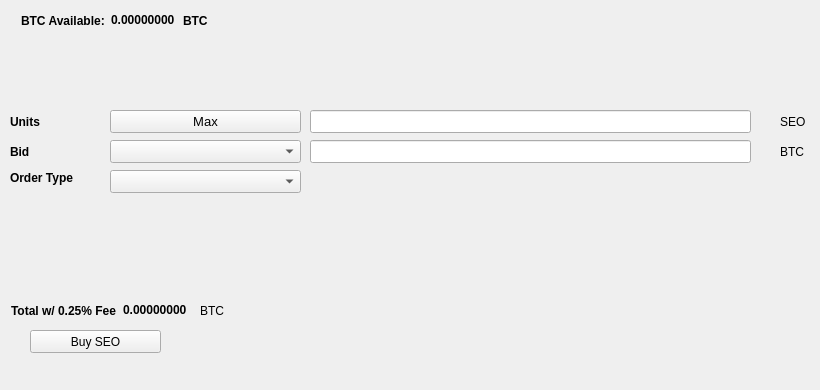
   <widget class="QWidget" name="BuyTab">
    <attribute name="title">
     <string>Buy</string>
    </attribute>
    <widget class="QPushButton" name="BuySEO">
     <property name="geometry">
      <rect>
       <x>30</x>
       <y>330</y>
       <width>131</width>
       <height>23</height>
      </rect>
     </property>
     <property name="text">
      <string>Buy SEO</string>
     </property>
     <property name="icon">
      <iconset resource="../seocoin.qrc">
       <normaloff>:/icons/bitcoin</normaloff>:/icons/bitcoin</iconset>
     </property>
    </widget>
    <widget class="QLabel" name="label_3">
     <property name="geometry">
      <rect>
       <x>10</x>
       <y>110</y>
       <width>46</width>
       <height>23</height>
      </rect>
     </property>
     <property name="font">
      <font>
       <weight>75</weight>
       <bold>true</bold>
      </font>
     </property>
     <property name="text">
      <string>Units</string>
     </property>
    </widget>
    <widget class="QLineEdit" name="UnitsInput">
     <property name="geometry">
      <rect>
       <x>310</x>
       <y>110</y>
       <width>441</width>
       <height>23</height>
      </rect>
     </property>
     <property name="font">
      <font>
       <pointsize>9</pointsize>
       <weight>75</weight>
       <bold>true</bold>
      </font>
     </property>
    </widget>
    <widget class="QLineEdit" name="BuyBidPriceEdit">
     <property name="geometry">
      <rect>
       <x>310</x>
       <y>140</y>
       <width>441</width>
       <height>23</height>
      </rect>
     </property>
     <property name="font">
      <font>
       <pointsize>9</pointsize>
       <weight>75</weight>
       <bold>true</bold>
      </font>
     </property>
    </widget>
    <widget class="QLabel" name="label_4">
     <property name="geometry">
      <rect>
       <x>780</x>
       <y>110</y>
       <width>31</width>
       <height>23</height>
      </rect>
     </property>
     <property name="text">
      <string>SEO</string>
     </property>
    </widget>
    <widget class="QLabel" name="label_5">
     <property name="geometry">
      <rect>
       <x>780</x>
       <y>140</y>
       <width>31</width>
       <height>23</height>
      </rect>
     </property>
     <property name="text">
      <string>BTC</string>
     </property>
    </widget>
    <widget class="QLabel" name="label_6">
     <property name="geometry">
      <rect>
       <x>10</x>
       <y>140</y>
       <width>46</width>
       <height>23</height>
      </rect>
     </property>
     <property name="font">
      <font>
       <weight>75</weight>
       <bold>true</bold>
      </font>
     </property>
     <property name="text">
      <string>Bid</string>
     </property>
    </widget>
    <widget class="QLabel" name="label_7">
     <property name="geometry">
      <rect>
       <x>10</x>
       <y>170</y>
       <width>91</width>
       <height>16</height>
      </rect>
     </property>
     <property name="font">
      <font>
       <weight>75</weight>
       <bold>true</bold>
      </font>
     </property>
     <property name="text">
      <string>Order Type</string>
     </property>
    </widget>
    <widget class="QPushButton" name="Buy_Max_Amount">
     <property name="geometry">
      <rect>
       <x>110</x>
       <y>110</y>
       <width>191</width>
       <height>23</height>
      </rect>
     </property>
     <property name="font">
      <font>
       <pointsize>10</pointsize>
      </font>
     </property>
     <property name="text">
      <string>Max</string>
     </property>
    </widget>
    <widget class="QComboBox" name="BuyBidcomboBox">
     <property name="geometry">
      <rect>
       <x>110</x>
       <y>140</y>
       <width>191</width>
       <height>23</height>
      </rect>
     </property>
     <property name="font">
      <font>
       <pointsize>10</pointsize>
      </font>
     </property>
    </widget>
    <widget class="QComboBox" name="buyOrdertypeCombo">
     <property name="geometry">
      <rect>
       <x>110</x>
       <y>170</y>
       <width>191</width>
       <height>23</height>
      </rect>
     </property>
     <property name="font">
      <font>
       <pointsize>10</pointsize>
      </font>
     </property>
    </widget>
    <widget class="QWidget" name="layoutWidget1">
     <property name="geometry">
      <rect>
       <x>21</x>
       <y>11</y>
       <width>227</width>
       <height>19</height>
      </rect>
     </property>
     <layout class="QHBoxLayout" name="horizontalLayout_3">
      <item>
       <widget class="QLabel" name="label232">
        <property name="font">
         <font>
          <weight>75</weight>
          <bold>true</bold>
         </font>
        </property>
        <property name="text">
         <string>BTC Available:</string>
        </property>
       </widget>
      </item>
      <item>
       <widget class="QLabel" name="BtcAvailableLbl">
        <property name="palette">
         <palette>
          <active>
           <colorrole role="WindowText">
            <brush brushstyle="SolidPattern">
             <color alpha="255">
              <red>0</red>
              <green>0</green>
              <blue>0</blue>
             </color>
            </brush>
           </colorrole>
           <colorrole role="Button">
            <brush brushstyle="SolidPattern">
             <color alpha="255">
              <red>0</red>
              <green>170</green>
              <blue>0</blue>
             </color>
            </brush>
           </colorrole>
           <colorrole role="Light">
            <brush brushstyle="SolidPattern">
             <color alpha="255">
              <red>0</red>
              <green>255</green>
              <blue>0</blue>
             </color>
            </brush>
           </colorrole>
           <colorrole role="Midlight">
            <brush brushstyle="SolidPattern">
             <color alpha="255">
              <red>0</red>
              <green>212</green>
              <blue>0</blue>
             </color>
            </brush>
           </colorrole>
           <colorrole role="Dark">
            <brush brushstyle="SolidPattern">
             <color alpha="255">
              <red>0</red>
              <green>85</green>
              <blue>0</blue>
             </color>
            </brush>
           </colorrole>
           <colorrole role="Mid">
            <brush brushstyle="SolidPattern">
             <color alpha="255">
              <red>0</red>
              <green>113</green>
              <blue>0</blue>
             </color>
            </brush>
           </colorrole>
           <colorrole role="Text">
            <brush brushstyle="SolidPattern">
             <color alpha="255">
              <red>0</red>
              <green>170</green>
              <blue>0</blue>
             </color>
            </brush>
           </colorrole>
           <colorrole role="BrightText">
            <brush brushstyle="SolidPattern">
             <color alpha="255">
              <red>255</red>
              <green>255</green>
              <blue>255</blue>
             </color>
            </brush>
           </colorrole>
           <colorrole role="ButtonText">
            <brush brushstyle="SolidPattern">
             <color alpha="255">
              <red>0</red>
              <green>0</green>
              <blue>0</blue>
             </color>
            </brush>
           </colorrole>
           <colorrole role="Base">
            <brush brushstyle="SolidPattern">
             <color alpha="255">
              <red>255</red>
              <green>255</green>
              <blue>255</blue>
             </color>
            </brush>
           </colorrole>
           <colorrole role="Window">
            <brush brushstyle="SolidPattern">
             <color alpha="255">
              <red>0</red>
              <green>170</green>
              <blue>0</blue>
             </color>
            </brush>
           </colorrole>
           <colorrole role="Shadow">
            <brush brushstyle="SolidPattern">
             <color alpha="255">
              <red>0</red>
              <green>0</green>
              <blue>0</blue>
             </color>
            </brush>
           </colorrole>
           <colorrole role="AlternateBase">
            <brush brushstyle="SolidPattern">
             <color alpha="255">
              <red>127</red>
              <green>212</green>
              <blue>127</blue>
             </color>
            </brush>
           </colorrole>
           <colorrole role="ToolTipBase">
            <brush brushstyle="SolidPattern">
             <color alpha="255">
              <red>255</red>
              <green>255</green>
              <blue>220</blue>
             </color>
            </brush>
           </colorrole>
           <colorrole role="ToolTipText">
            <brush brushstyle="SolidPattern">
             <color alpha="255">
              <red>0</red>
              <green>0</green>
              <blue>0</blue>
             </color>
            </brush>
           </colorrole>
          </active>
          <inactive>
           <colorrole role="WindowText">
            <brush brushstyle="SolidPattern">
             <color alpha="255">
              <red>0</red>
              <green>0</green>
              <blue>0</blue>
             </color>
            </brush>
           </colorrole>
           <colorrole role="Button">
            <brush brushstyle="SolidPattern">
             <color alpha="255">
              <red>0</red>
              <green>170</green>
              <blue>0</blue>
             </color>
            </brush>
           </colorrole>
           <colorrole role="Light">
            <brush brushstyle="SolidPattern">
             <color alpha="255">
              <red>0</red>
              <green>255</green>
              <blue>0</blue>
             </color>
            </brush>
           </colorrole>
           <colorrole role="Midlight">
            <brush brushstyle="SolidPattern">
             <color alpha="255">
              <red>0</red>
              <green>212</green>
              <blue>0</blue>
             </color>
            </brush>
           </colorrole>
           <colorrole role="Dark">
            <brush brushstyle="SolidPattern">
             <color alpha="255">
              <red>0</red>
              <green>85</green>
              <blue>0</blue>
             </color>
            </brush>
           </colorrole>
           <colorrole role="Mid">
            <brush brushstyle="SolidPattern">
             <color alpha="255">
              <red>0</red>
              <green>113</green>
              <blue>0</blue>
             </color>
            </brush>
           </colorrole>
           <colorrole role="Text">
            <brush brushstyle="SolidPattern">
             <color alpha="255">
              <red>0</red>
              <green>170</green>
              <blue>0</blue>
             </color>
            </brush>
           </colorrole>
           <colorrole role="BrightText">
            <brush brushstyle="SolidPattern">
             <color alpha="255">
              <red>255</red>
              <green>255</green>
              <blue>255</blue>
             </color>
            </brush>
           </colorrole>
           <colorrole role="ButtonText">
            <brush brushstyle="SolidPattern">
             <color alpha="255">
              <red>0</red>
              <green>0</green>
              <blue>0</blue>
             </color>
            </brush>
           </colorrole>
           <colorrole role="Base">
            <brush brushstyle="SolidPattern">
             <color alpha="255">
              <red>255</red>
              <green>255</green>
              <blue>255</blue>
             </color>
            </brush>
           </colorrole>
           <colorrole role="Window">
            <brush brushstyle="SolidPattern">
             <color alpha="255">
              <red>0</red>
              <green>170</green>
              <blue>0</blue>
             </color>
            </brush>
           </colorrole>
           <colorrole role="Shadow">
            <brush brushstyle="SolidPattern">
             <color alpha="255">
              <red>0</red>
              <green>0</green>
              <blue>0</blue>
             </color>
            </brush>
           </colorrole>
           <colorrole role="AlternateBase">
            <brush brushstyle="SolidPattern">
             <color alpha="255">
              <red>127</red>
              <green>212</green>
              <blue>127</blue>
             </color>
            </brush>
           </colorrole>
           <colorrole role="ToolTipBase">
            <brush brushstyle="SolidPattern">
             <color alpha="255">
              <red>255</red>
              <green>255</green>
              <blue>220</blue>
             </color>
            </brush>
           </colorrole>
           <colorrole role="ToolTipText">
            <brush brushstyle="SolidPattern">
             <color alpha="255">
              <red>0</red>
              <green>0</green>
              <blue>0</blue>
             </color>
            </brush>
           </colorrole>
          </inactive>
          <disabled>
           <colorrole role="WindowText">
            <brush brushstyle="SolidPattern">
             <color alpha="255">
              <red>0</red>
              <green>85</green>
              <blue>0</blue>
             </color>
            </brush>
           </colorrole>
           <colorrole role="Button">
            <brush brushstyle="SolidPattern">
             <color alpha="255">
              <red>0</red>
              <green>170</green>
              <blue>0</blue>
             </color>
            </brush>
           </colorrole>
           <colorrole role="Light">
            <brush brushstyle="SolidPattern">
             <color alpha="255">
              <red>0</red>
              <green>255</green>
              <blue>0</blue>
             </color>
            </brush>
           </colorrole>
           <colorrole role="Midlight">
            <brush brushstyle="SolidPattern">
             <color alpha="255">
              <red>0</red>
              <green>212</green>
              <blue>0</blue>
             </color>
            </brush>
           </colorrole>
           <colorrole role="Dark">
            <brush brushstyle="SolidPattern">
             <color alpha="255">
              <red>0</red>
              <green>85</green>
              <blue>0</blue>
             </color>
            </brush>
           </colorrole>
           <colorrole role="Mid">
            <brush brushstyle="SolidPattern">
             <color alpha="255">
              <red>0</red>
              <green>113</green>
              <blue>0</blue>
             </color>
            </brush>
           </colorrole>
           <colorrole role="Text">
            <brush brushstyle="SolidPattern">
             <color alpha="255">
              <red>0</red>
              <green>85</green>
              <blue>0</blue>
             </color>
            </brush>
           </colorrole>
           <colorrole role="BrightText">
            <brush brushstyle="SolidPattern">
             <color alpha="255">
              <red>255</red>
              <green>255</green>
              <blue>255</blue>
             </color>
            </brush>
           </colorrole>
           <colorrole role="ButtonText">
            <brush brushstyle="SolidPattern">
             <color alpha="255">
              <red>0</red>
              <green>85</green>
              <blue>0</blue>
             </color>
            </brush>
           </colorrole>
           <colorrole role="Base">
            <brush brushstyle="SolidPattern">
             <color alpha="255">
              <red>0</red>
              <green>170</green>
              <blue>0</blue>
             </color>
            </brush>
           </colorrole>
           <colorrole role="Window">
            <brush brushstyle="SolidPattern">
             <color alpha="255">
              <red>0</red>
              <green>170</green>
              <blue>0</blue>
             </color>
            </brush>
           </colorrole>
           <colorrole role="Shadow">
            <brush brushstyle="SolidPattern">
             <color alpha="255">
              <red>0</red>
              <green>0</green>
              <blue>0</blue>
             </color>
            </brush>
           </colorrole>
           <colorrole role="AlternateBase">
            <brush brushstyle="SolidPattern">
             <color alpha="255">
              <red>0</red>
              <green>170</green>
              <blue>0</blue>
             </color>
            </brush>
           </colorrole>
           <colorrole role="ToolTipBase">
            <brush brushstyle="SolidPattern">
             <color alpha="255">
              <red>255</red>
              <green>255</green>
              <blue>220</blue>
             </color>
            </brush>
           </colorrole>
           <colorrole role="ToolTipText">
            <brush brushstyle="SolidPattern">
             <color alpha="255">
              <red>0</red>
              <green>0</green>
              <blue>0</blue>
             </color>
            </brush>
           </colorrole>
          </disabled>
         </palette>
        </property>
        <property name="font">
         <font>
          <weight>75</weight>
          <bold>true</bold>
         </font>
        </property>
        <property name="text">
         <string>0.00000000</string>
        </property>
        <property name="textInteractionFlags">
         <set>Qt::LinksAccessibleByMouse|Qt::TextSelectableByKeyboard|Qt::TextSelectableByMouse</set>
        </property>
       </widget>
      </item>
      <item>
       <widget class="QLabel" name="BtcAvailableLbl_2">
        <property name="font">
         <font>
          <weight>75</weight>
          <bold>true</bold>
         </font>
        </property>
        <property name="text">
         <string>BTC</string>
        </property>
       </widget>
      </item>
     </layout>
    </widget>
    <widget class="QWidget" name="layoutWidge2">
     <property name="geometry">
      <rect>
       <x>11</x>
       <y>301</y>
       <width>259</width>
       <height>19</height>
      </rect>
     </property>
     <layout class="QHBoxLayout" name="horizontalLayout_4">
      <item>
       <widget class="QLabel" name="label_9">
        <property name="font">
         <font>
          <weight>75</weight>
          <bold>true</bold>
         </font>
        </property>
        <property name="text">
         <string>Total w/ 0.25% Fee</string>
        </property>
       </widget>
      </item>
      <item>
       <widget class="QLabel" name="BuyCostLabel">
        <property name="palette">
         <palette>
          <active>
           <colorrole role="WindowText">
            <brush brushstyle="SolidPattern">
             <color alpha="255">
              <red>0</red>
              <green>0</green>
              <blue>0</blue>
             </color>
            </brush>
           </colorrole>
           <colorrole role="Button">
            <brush brushstyle="SolidPattern">
             <color alpha="255">
              <red>0</red>
              <green>170</green>
              <blue>0</blue>
             </color>
            </brush>
           </colorrole>
           <colorrole role="Light">
            <brush brushstyle="SolidPattern">
             <color alpha="255">
              <red>0</red>
              <green>255</green>
              <blue>0</blue>
             </color>
            </brush>
           </colorrole>
           <colorrole role="Midlight">
            <brush brushstyle="SolidPattern">
             <color alpha="255">
              <red>0</red>
              <green>212</green>
              <blue>0</blue>
             </color>
            </brush>
           </colorrole>
           <colorrole role="Dark">
            <brush brushstyle="SolidPattern">
             <color alpha="255">
              <red>0</red>
              <green>85</green>
              <blue>0</blue>
             </color>
            </brush>
           </colorrole>
           <colorrole role="Mid">
            <brush brushstyle="SolidPattern">
             <color alpha="255">
              <red>0</red>
              <green>113</green>
              <blue>0</blue>
             </color>
            </brush>
           </colorrole>
           <colorrole role="Text">
            <brush brushstyle="SolidPattern">
             <color alpha="255">
              <red>0</red>
              <green>170</green>
              <blue>0</blue>
             </color>
            </brush>
           </colorrole>
           <colorrole role="BrightText">
            <brush brushstyle="SolidPattern">
             <color alpha="255">
              <red>255</red>
              <green>255</green>
              <blue>255</blue>
             </color>
            </brush>
           </colorrole>
           <colorrole role="ButtonText">
            <brush brushstyle="SolidPattern">
             <color alpha="255">
              <red>0</red>
              <green>0</green>
              <blue>0</blue>
             </color>
            </brush>
           </colorrole>
           <colorrole role="Base">
            <brush brushstyle="SolidPattern">
             <color alpha="255">
              <red>255</red>
              <green>255</green>
              <blue>255</blue>
             </color>
            </brush>
           </colorrole>
           <colorrole role="Window">
            <brush brushstyle="SolidPattern">
             <color alpha="255">
              <red>0</red>
              <green>170</green>
              <blue>0</blue>
             </color>
            </brush>
           </colorrole>
           <colorrole role="Shadow">
            <brush brushstyle="SolidPattern">
             <color alpha="255">
              <red>0</red>
              <green>0</green>
              <blue>0</blue>
             </color>
            </brush>
           </colorrole>
           <colorrole role="AlternateBase">
            <brush brushstyle="SolidPattern">
             <color alpha="255">
              <red>127</red>
              <green>212</green>
              <blue>127</blue>
             </color>
            </brush>
           </colorrole>
           <colorrole role="ToolTipBase">
            <brush brushstyle="SolidPattern">
             <color alpha="255">
              <red>255</red>
              <green>255</green>
              <blue>220</blue>
             </color>
            </brush>
           </colorrole>
           <colorrole role="ToolTipText">
            <brush brushstyle="SolidPattern">
             <color alpha="255">
              <red>0</red>
              <green>0</green>
              <blue>0</blue>
             </color>
            </brush>
           </colorrole>
          </active>
          <inactive>
           <colorrole role="WindowText">
            <brush brushstyle="SolidPattern">
             <color alpha="255">
              <red>0</red>
              <green>0</green>
              <blue>0</blue>
             </color>
            </brush>
           </colorrole>
           <colorrole role="Button">
            <brush brushstyle="SolidPattern">
             <color alpha="255">
              <red>0</red>
              <green>170</green>
              <blue>0</blue>
             </color>
            </brush>
           </colorrole>
           <colorrole role="Light">
            <brush brushstyle="SolidPattern">
             <color alpha="255">
              <red>0</red>
              <green>255</green>
              <blue>0</blue>
             </color>
            </brush>
           </colorrole>
           <colorrole role="Midlight">
            <brush brushstyle="SolidPattern">
             <color alpha="255">
              <red>0</red>
              <green>212</green>
              <blue>0</blue>
             </color>
            </brush>
           </colorrole>
           <colorrole role="Dark">
            <brush brushstyle="SolidPattern">
             <color alpha="255">
              <red>0</red>
              <green>85</green>
              <blue>0</blue>
             </color>
            </brush>
           </colorrole>
           <colorrole role="Mid">
            <brush brushstyle="SolidPattern">
             <color alpha="255">
              <red>0</red>
              <green>113</green>
              <blue>0</blue>
             </color>
            </brush>
           </colorrole>
           <colorrole role="Text">
            <brush brushstyle="SolidPattern">
             <color alpha="255">
              <red>0</red>
              <green>170</green>
              <blue>0</blue>
             </color>
            </brush>
           </colorrole>
           <colorrole role="BrightText">
            <brush brushstyle="SolidPattern">
             <color alpha="255">
              <red>255</red>
              <green>255</green>
              <blue>255</blue>
             </color>
            </brush>
           </colorrole>
           <colorrole role="ButtonText">
            <brush brushstyle="SolidPattern">
             <color alpha="255">
              <red>0</red>
              <green>0</green>
              <blue>0</blue>
             </color>
            </brush>
           </colorrole>
           <colorrole role="Base">
            <brush brushstyle="SolidPattern">
             <color alpha="255">
              <red>255</red>
              <green>255</green>
              <blue>255</blue>
             </color>
            </brush>
           </colorrole>
           <colorrole role="Window">
            <brush brushstyle="SolidPattern">
             <color alpha="255">
              <red>0</red>
              <green>170</green>
              <blue>0</blue>
             </color>
            </brush>
           </colorrole>
           <colorrole role="Shadow">
            <brush brushstyle="SolidPattern">
             <color alpha="255">
              <red>0</red>
              <green>0</green>
              <blue>0</blue>
             </color>
            </brush>
           </colorrole>
           <colorrole role="AlternateBase">
            <brush brushstyle="SolidPattern">
             <color alpha="255">
              <red>127</red>
              <green>212</green>
              <blue>127</blue>
             </color>
            </brush>
           </colorrole>
           <colorrole role="ToolTipBase">
            <brush brushstyle="SolidPattern">
             <color alpha="255">
              <red>255</red>
              <green>255</green>
              <blue>220</blue>
             </color>
            </brush>
           </colorrole>
           <colorrole role="ToolTipText">
            <brush brushstyle="SolidPattern">
             <color alpha="255">
              <red>0</red>
              <green>0</green>
              <blue>0</blue>
             </color>
            </brush>
           </colorrole>
          </inactive>
          <disabled>
           <colorrole role="WindowText">
            <brush brushstyle="SolidPattern">
             <color alpha="255">
              <red>0</red>
              <green>85</green>
              <blue>0</blue>
             </color>
            </brush>
           </colorrole>
           <colorrole role="Button">
            <brush brushstyle="SolidPattern">
             <color alpha="255">
              <red>0</red>
              <green>170</green>
              <blue>0</blue>
             </color>
            </brush>
           </colorrole>
           <colorrole role="Light">
            <brush brushstyle="SolidPattern">
             <color alpha="255">
              <red>0</red>
              <green>255</green>
              <blue>0</blue>
             </color>
            </brush>
           </colorrole>
           <colorrole role="Midlight">
            <brush brushstyle="SolidPattern">
             <color alpha="255">
              <red>0</red>
              <green>212</green>
              <blue>0</blue>
             </color>
            </brush>
           </colorrole>
           <colorrole role="Dark">
            <brush brushstyle="SolidPattern">
             <color alpha="255">
              <red>0</red>
              <green>85</green>
              <blue>0</blue>
             </color>
            </brush>
           </colorrole>
           <colorrole role="Mid">
            <brush brushstyle="SolidPattern">
             <color alpha="255">
              <red>0</red>
              <green>113</green>
              <blue>0</blue>
             </color>
            </brush>
           </colorrole>
           <colorrole role="Text">
            <brush brushstyle="SolidPattern">
             <color alpha="255">
              <red>0</red>
              <green>85</green>
              <blue>0</blue>
             </color>
            </brush>
           </colorrole>
           <colorrole role="BrightText">
            <brush brushstyle="SolidPattern">
             <color alpha="255">
              <red>255</red>
              <green>255</green>
              <blue>255</blue>
             </color>
            </brush>
           </colorrole>
           <colorrole role="ButtonText">
            <brush brushstyle="SolidPattern">
             <color alpha="255">
              <red>0</red>
              <green>85</green>
              <blue>0</blue>
             </color>
            </brush>
           </colorrole>
           <colorrole role="Base">
            <brush brushstyle="SolidPattern">
             <color alpha="255">
              <red>0</red>
              <green>170</green>
              <blue>0</blue>
             </color>
            </brush>
           </colorrole>
           <colorrole role="Window">
            <brush brushstyle="SolidPattern">
             <color alpha="255">
              <red>0</red>
              <green>170</green>
              <blue>0</blue>
             </color>
            </brush>
           </colorrole>
           <colorrole role="Shadow">
            <brush brushstyle="SolidPattern">
             <color alpha="255">
              <red>0</red>
              <green>0</green>
              <blue>0</blue>
             </color>
            </brush>
           </colorrole>
           <colorrole role="AlternateBase">
            <brush brushstyle="SolidPattern">
             <color alpha="255">
              <red>0</red>
              <green>170</green>
              <blue>0</blue>
             </color>
            </brush>
           </colorrole>
           <colorrole role="ToolTipBase">
            <brush brushstyle="SolidPattern">
             <color alpha="255">
              <red>255</red>
              <green>255</green>
              <blue>220</blue>
             </color>
            </brush>
           </colorrole>
           <colorrole role="ToolTipText">
            <brush brushstyle="SolidPattern">
             <color alpha="255">
              <red>0</red>
              <green>0</green>
              <blue>0</blue>
             </color>
            </brush>
           </colorrole>
          </disabled>
         </palette>
        </property>
        <property name="font">
         <font>
          <weight>75</weight>
          <bold>true</bold>
         </font>
        </property>
        <property name="autoFillBackground">
         <bool>false</bool>
        </property>
        <property name="text">
         <string>0.00000000</string>
        </property>
        <property name="textInteractionFlags">
         <set>Qt::LinksAccessibleByMouse|Qt::TextSelectableByMouse</set>
        </property>
       </widget>
      </item>
      <item>
       <widget class="QLabel" name="label_10">
        <property name="font">
         <font>
          <weight>50</weight>
          <bold>false</bold>
         </font>
        </property>
        <property name="text">
         <string>BTC</string>
        </property>
       </widget>
      </item>
     </layout>
    </widget>
    <widget class="QLabel" name="label_24">
     <property name="geometry">
      <rect>
       <x>460</x>
       <y>300</y>
       <width>281</width>
       <height>81</height>
      </rect>
     </property>
     <property name="text">
      <string/>
     </property>
     <property name="pixmap">
      <pixmap>:/images/bittrex</pixmap>
     </property>
    </widget>
   </widget>
